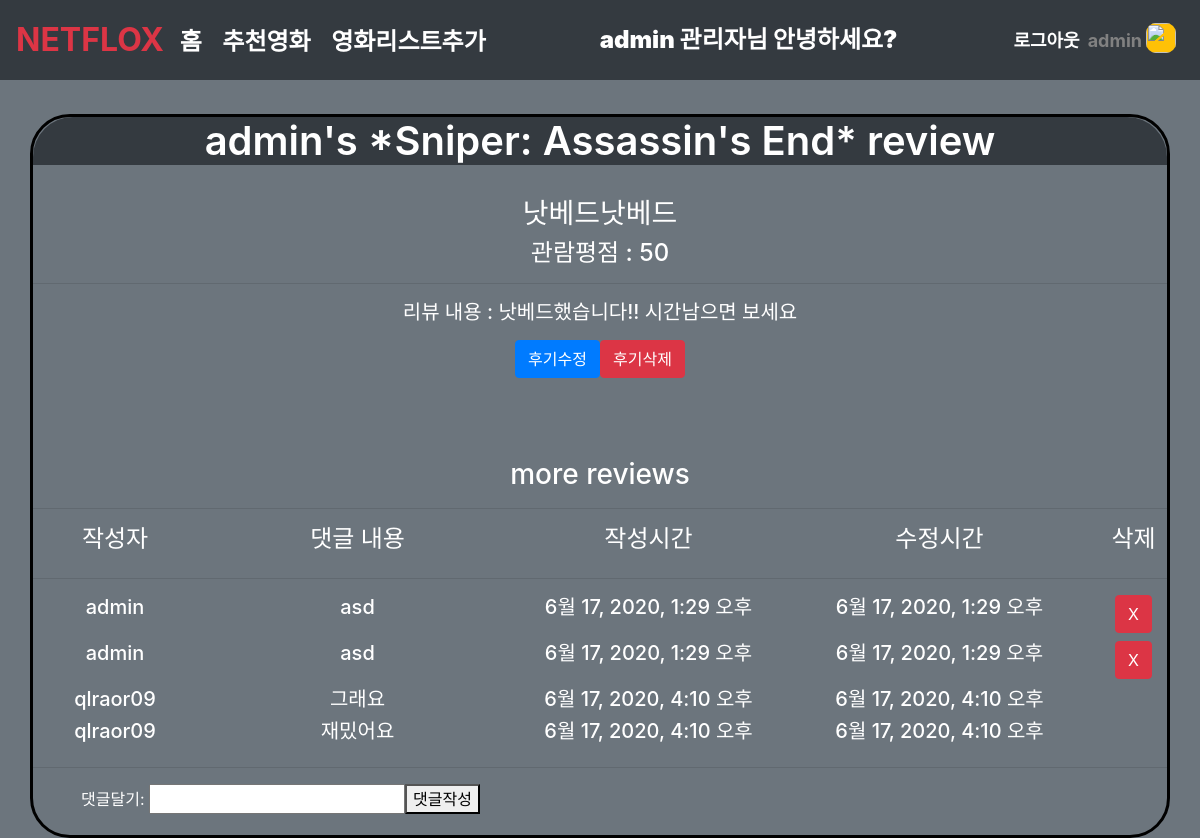
The page /movies/702936/review_detail/3/ (signed in) on the database its author committed.
### accounts/models.py (models this page shows)
class User(AbstractUser):
    followers = models.ManyToManyField(settings.AUTH_USER_MODEL, related_name='followings')

### movies/models.py (models this page shows)
class Review(models.Model):
    title = models.CharField(max_length=100)
    rank = models.IntegerField()
    content = models.TextField()
    created_at = models.DateTimeField(auto_now_add=True)
    updated_at = models.DateTimeField(auto_now=True)
    user = models.ForeignKey(settings.AUTH_USER_MODEL, on_delete=models.CASCADE)
    movie = models.ForeignKey(Movie, on_delete=models.CASCADE)

class Movie(models.Model):
    title = models.CharField(max_length=100)
    original_title = models.CharField(max_length=100)
    release_date = models.DateField()
    popularity = models.FloatField()
    vote_count = models.IntegerField()
    vote_average = models.FloatField()
    adult = models.BooleanField()
    video = models.BooleanField()
    overview = models.TextField()
    original_language = models.CharField(max_length=30)
    poster_path = models.CharField(max_length=255, null=True)
    backdrop_path = models.CharField(max_length=255, null=True)
    genre_ids = models.ManyToManyField(Genre, related_name='genre_ids')
    like_users = models.ManyToManyField(settings.AUTH_USER_MODEL, blank=True, related_name='like_users')

class Comment(models.Model):
    content = models.CharField(max_length=200)
    created_at = models.DateTimeField(auto_now_add=True)
    updated_at = models.DateTimeField(auto_now=True)
    review = models.ForeignKey(Review, on_delete=models.CASCADE)
    user = models.ForeignKey(settings.AUTH_USER_MODEL, on_delete=models.CASCADE)

### movies/views.py (the view)
# urls.py: path('<int:movie_pk>/review_detail/<int:review_pk>/', views.review_detail, name='review_detail'),
def review_detail(request, movie_pk, review_pk):
    movie = get_object_or_404(Movie, pk=movie_pk)
    review = get_object_or_404(Review, pk=review_pk)
    comments = review.comment_set.all()
    comment_form = CommentForm()
    context = {
        'movie': movie,
        'review': review,
        'comments': comments,
        'comment_form': comment_form,
    }
    return render(request, 'movies/review_detail.html', context)

### movies/forms.py
class CommentForm(forms.ModelForm):
    content = forms.CharField(
        label = '댓글달기'
    )
    class Meta:
        model = Comment
        fields = ["content",]

### movies/templates/movies/review_detail.html (shortened to what this page needs)
{% extends 'base.html' %}
{% block content %}
<br>
<div id="review_detail_box" class="text-white">
  <h1 class="text-center text-white bg-dark"  style="font-weight: 600; border-top-left-radius: 40px; border-top-right-radius: 40px;">{{ review.user }}'s *{{ movie.original_title }}* review</h1>
  <br>
  <div class=" text-center">
    <h3>{{ review.title }}</h3>
    <h4>관람평점 : {{ review.rank }} </h4>
    <hr>
  </div>
  <div class=" text-center">
    <h5 class="">리뷰 내용 : {{ review.content }}</h5>
  </div>
  {% if review.user == request.user %}
  <div class="d-flex justify-content-center my-3">
  <a href="{% url 'movies:update' movie.pk review.pk %}" class="btn btn-primary">후기수정</a>
  <form action="{% url 'movies:delete' movie.pk review.pk %}" method="POST">
      <button type="submit" class="btn btn-danger">후기삭제</button>
  </form>
  </div>
  {% endif %}
  <br>
  <br>
  <div>
    <h3 class="my-3 text-center">more reviews</h3>
    <hr>
    <div class="row text-center">
      <h4  class="col-2" >작성자</h4>
      <h4  class="col-3" >댓글 내용</h4>
      <h4  class="col-3" >작성시간</h4>
      <h4  class="col-3" >수정시간</h4>
      <h4  class="col-1" >삭제</h4>
    </div>
    <hr style="font-weight: 800;">
    {% for comment in comments %}
    <div class="row text-center">
      <h5 class="col-2">{{ comment.user.username }}</h5>
      <h5 class="col-3">{{ comment.content }}</h5>
      <h5 class="col-3">{{ comment.created_at }}</h5>
      <h5 class="col-3">{{ comment.updated_at }}</h5>
      <h5 class="col-1">
        {% if comment.user == request.user %}
        <form action="{% url 'movies:comments_delete' movie.pk review.pk comment.pk %}" method="POST">
          <button class="btn btn-danger">X</button>
        </form>
        {% endif %}
      </h5>
    </div>
    {% endfor %}
    <hr>
  </div>
  {% if user.is_authenticated %}
  <div class="d-flex text-left ml-5">
    <form  class="d-flex" action="{% url 'movies:comments_create' movie.pk review.pk %}" method="POST" >
      <span class="" style="">
        {{ comment_form.as_p }}
      </span>
      <span>
        <button>댓글작성</button>
      </span>
    </form>
  </div>
  {% endif %}
</div>
{% endblock %}

### templates/base.html (shortened to what this page needs)
{% load bootstrap4 %}
<!DOCTYPE html>
<html lang="en">
<head>
    {% bootstrap_css %}
    <link rel="stylesheet" href="https://stackpath.bootstrapcdn.com/bootstrap/4.5.0/css/bootstrap.min.css">
</head>
<body class="bg-secondary">
    <nav class="d-flex justify-content-between navbar navbar-expand-lg navbar-dark bg-dark text-white", id="navbar">
      <div class="d-flex">
        <a class="navbar-brand text-danger " href="{% url 'movies:index' %}" id="logo">NETFLOX</a>
        <div class="mt-2">
          <a class="navbar-brand text-white " href="{% url 'movies:index' %}" id="home">홈</a>
          {% if user.is_authenticated %}
          <a href="{% url 'movies:choice_create' %}" class="navbar-brand text-white" id="recommand-button">추천영화</a>
          {% endif %}
          {% if user.is_superuser %}
          <a href="{% url 'movies:movie_create' %}" class="navbar-brand text-white" id="recommand-button">영화리스트추가</a>
          {% endif %}
        </div>
      </div>
      {% if user.is_superuser %}
      <div class="mt-3" id="welcome">
        <p class="">{{ user.username }} 관리자님 안녕하세요?</p>
      </div>
      {% elif user.is_authenticated %}
      <div class="mt-3" id="welcome">
        <p class="">Welcome to NETFLOX! {{ user.username }}</p>
      </div>
      {% endif %}
      <div class="d-flex" id="login-info">
        <div class="collapse navbar-collapse" id="navbarNav">
          <ul class="navbar-nav ml-auto">
            {% if user.is_authenticated %}
            <li class="nav-item">
              <a class="nav-link text-white" href="{% url 'accounts:logout' %}">로그아웃</a>
            </li>
            {% endif %}
          </ul>
        </div>
        <div class="d-flex">
          {% if user.is_authenticated %}
          <div class="collapse navbar-collapse mr-1"><a href="{% url 'accounts:profile' user.username %}" style="color: rgb(129, 129, 129)">{{ user.username }}</a></div>
          <a href="{% url 'accounts:profile' user.username %}"><img class="bg-warning mr-2 mt-1" src="https://i.ytimg.com/vi/MPV2METPeJU/maxresdefault.jpg" alt="" id="profile_img"></a>
          {% endif %}
        </div>
      </div>
    </nav>
    {% block content %}
    {% endblock %}
</body>
</html>

### templates/base.html (style rules this page uses)
#navbar { height: 80px }
#logo { font-size: xx-large; font-weight: 700; }
#login-info { font-size: large; font-weight: 700; }
#profile_img { border-radius: 10px; height: 30px; width: 30px; }
#home { font-weight: 700; font-size: x-large; }
#recommand-button { font-weight: 700; font-size: x-large; }
#welcome { font-weight: 900; font-size: x-large; margin-right: 10px; }
#review_detail_box { border: 3px solid; border-color: black; border-radius: 40px; margin-top: 10px; margin-left:auto; margin-right: auto; height: 100%; width: 95%; }

### rows shown on the page
User: username "admin"
Review: user "admin", title "낫베드낫베드", rank "50", content "낫베드했습니다!! 시간남으면 보세요"
Movie: original_title "Sniper: Assassin's End"
Comment: user.username "admin", content "asd", created_at "6월 17, 2020, 1:29 오후", updated_at "6월 17, 2020, 1:29 오후", shows "X"
Comment: user.username "admin", content "asd", created_at "6월 17, 2020, 1:29 오후", updated_at "6월 17, 2020, 1:29 오후", shows "X"
Comment: user.username "qlraor09", content "그래요", created_at "6월 17, 2020, 4:10 오후", updated_at "6월 17, 2020, 4:10 오후"
Comment: user.username "qlraor09", content "재밌어요", created_at "6월 17, 2020, 4:10 오후", updated_at "6월 17, 2020, 4:10 오후"
